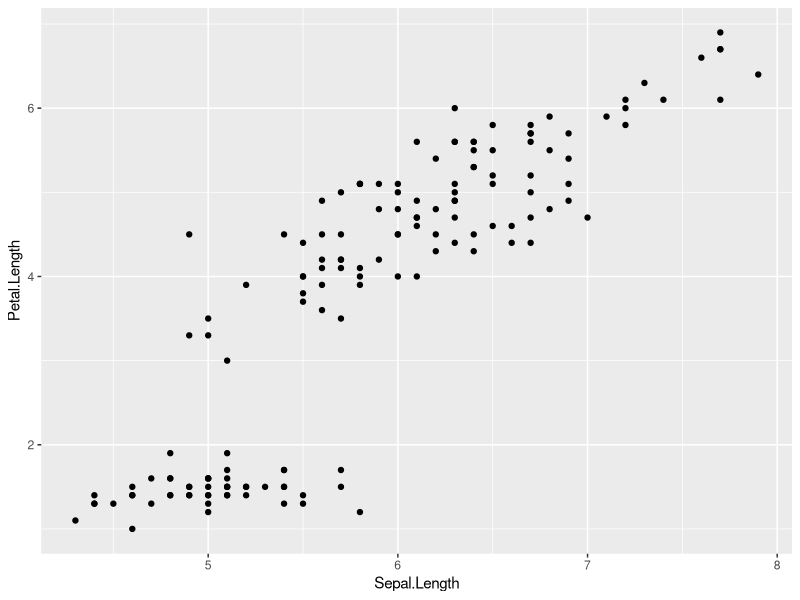
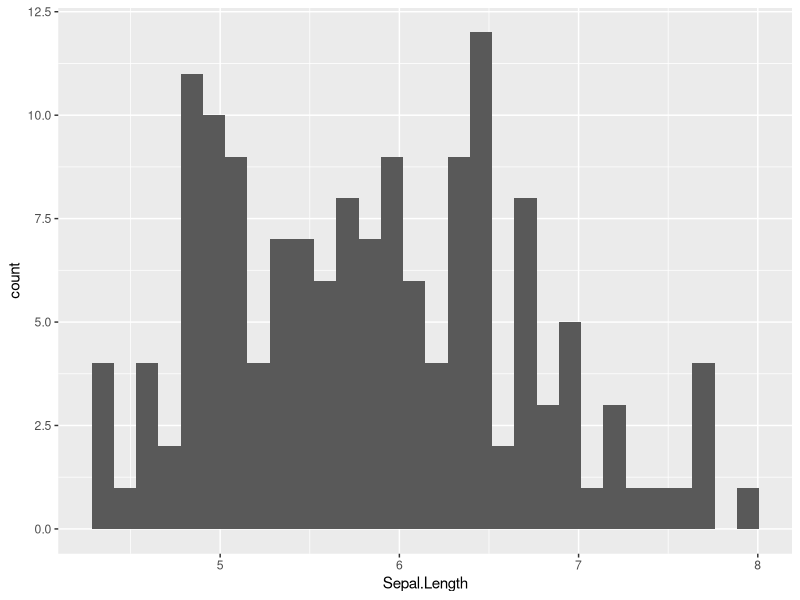
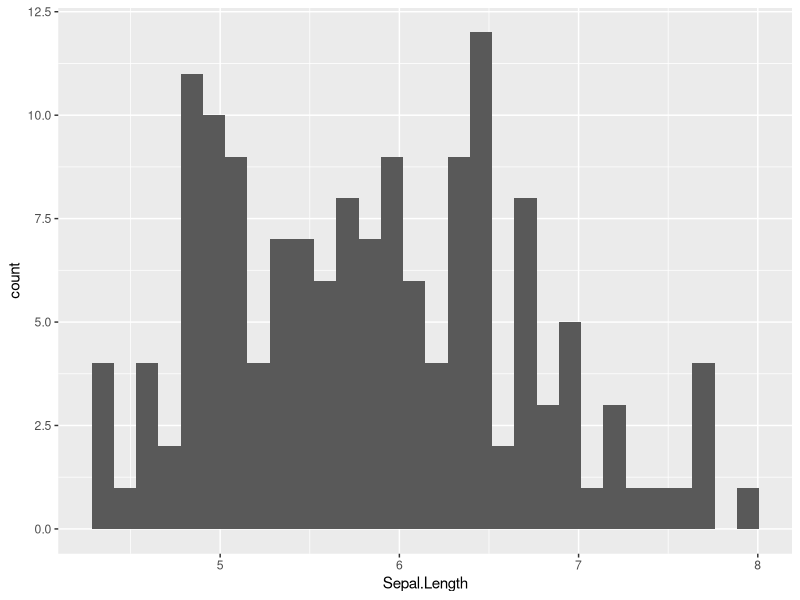
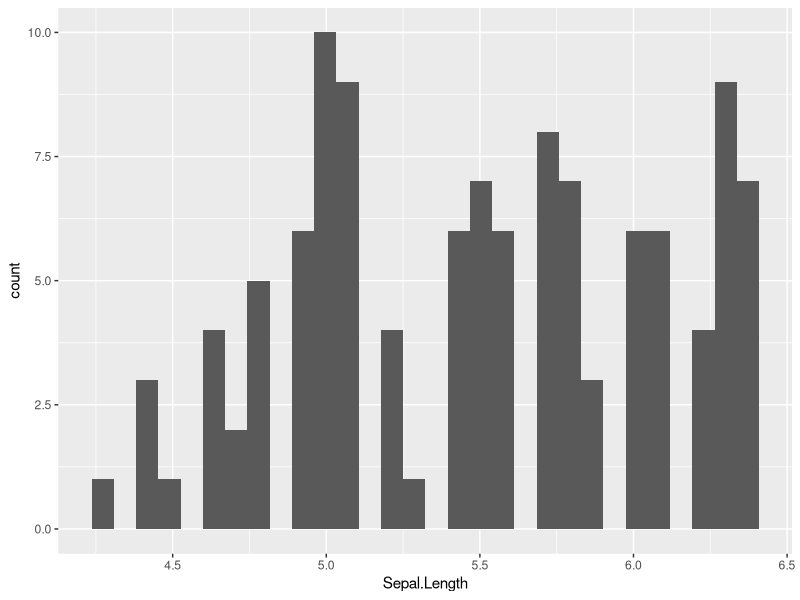
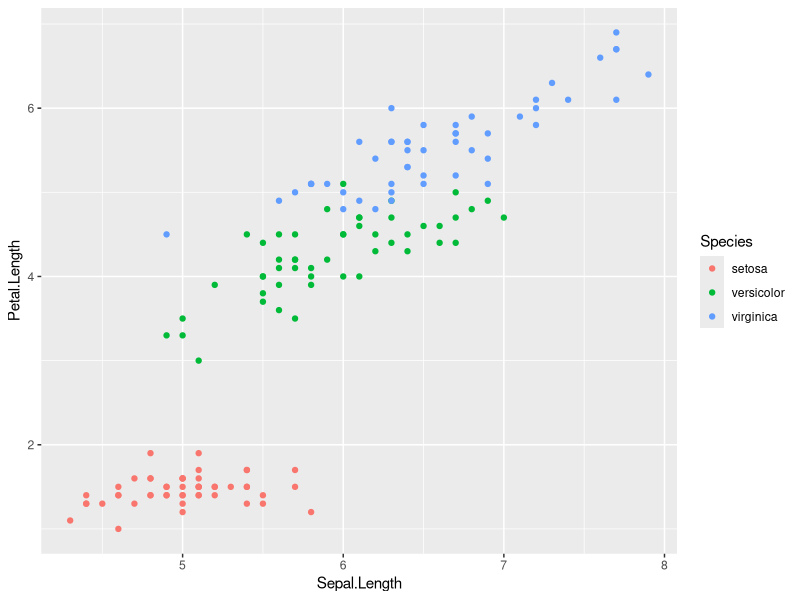
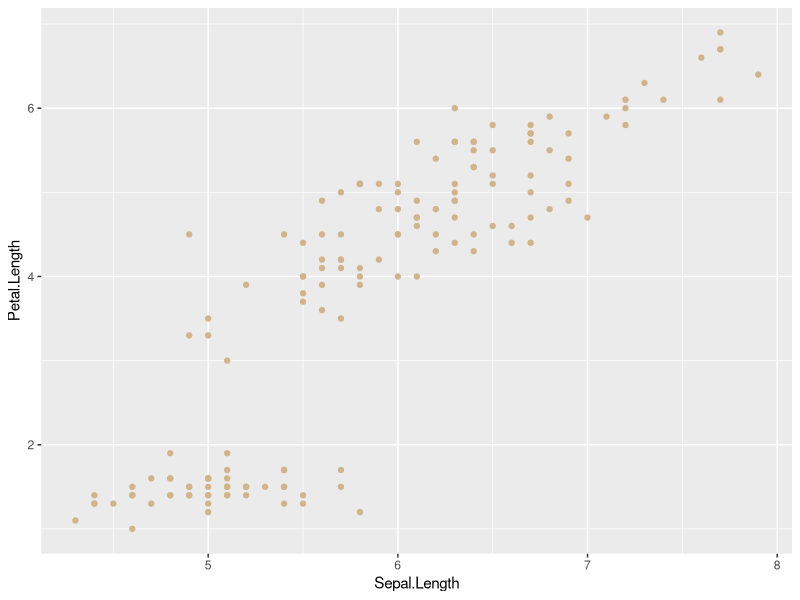
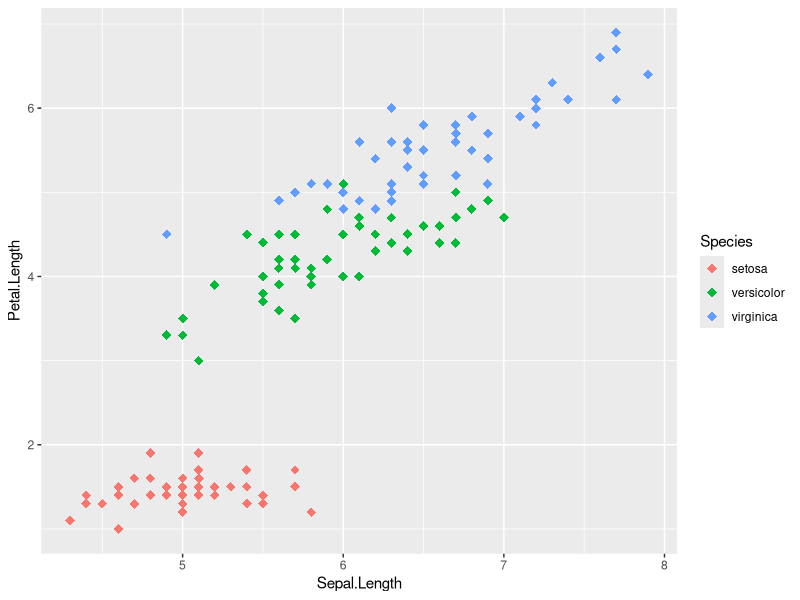
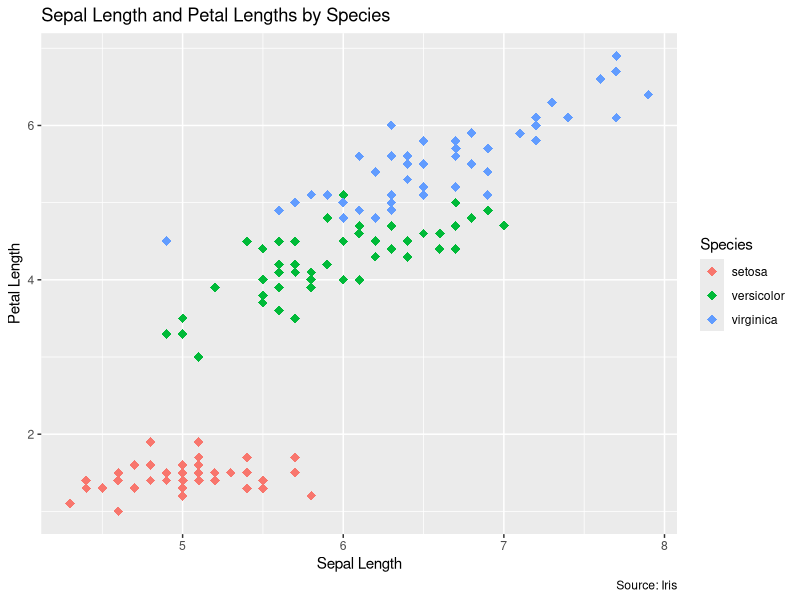

Reproduce these figures in R, in order.
## ---- chunk 1
knitr::opts_chunk$set(tidy.opts=list(width.cutoff=80), tidy=TRUE)
library(dplyr)
library(ggplot2)
library(tidyverse)
## ---- chunk 2
ggplot(data = iris, aes(Sepal.Length, y = Petal.Length)) +
  geom_point()
## ---- chunk 3
ggplot(data = iris, aes(x = Sepal.Length)) +
  geom_histogram()
## ---- chunk 4
iris |> 
  ggplot(aes(Sepal.Length)) +
  geom_histogram()
## ---- chunk 5
iris |> 
  filter(Sepal.Length < 6.5) |> 
    ggplot(aes(Sepal.Length)) +
    geom_histogram()
## ---- chunk 6
p <- iris |> 
  ggplot(aes(Sepal.Length, Petal.Length))
p +
  geom_point(aes(color = Species))
## ---- chunk 7
p + 
  geom_point(color = "tan")
## ---- chunk 8
p + 
  geom_point(aes(colour = Species), shape = 18, size = 3)
## ---- chunk 9
p <- p + 
  geom_point(aes(colour = Species), shape = 18, size = 3)

p + 
  labs(title = "Sepal Length and Petal Lengths by Species",
       x = "Sepal Length",
       y = "Petal Length",
       caption = "Source: Iris")
## ---- chunk 10
p <- p + 
  labs(title = "Sepal Length and Petal Lengths by Species",
       x = "Sepal Length",
       y = "Petal Length",
       caption = "Source: Iris")

p <- p +
  scale_color_discrete(labels = c("Setosa", "Versicolor", "Virginica"))

p
## ---- chunk 11
p + theme_bw()
p + theme_classic()
p + theme_light()
## ---- chunk 12
p + 
  theme(plot.title = element_text(size = 15))
## ---- chunk 13
p + theme(axis.title.x = element_text(size = 20))
## ---- chunk 14
p + theme(axis.title.y = element_text(size = 20))
## ---- chunk 15
p + theme(axis.title = element_text(size = 20))
## ---- chunk 16
p + theme(legend.title = element_text(size = 20))
## ---- chunk 17
p + theme(legend.text = element_text(size = 20))
## ---- chunk 18
p + theme(plot.title = element_text(colour = "red"))
## ---- chunk 19
p + theme(plot.title = element_text(family = "poppins"))
## ---- chunk 20
iris |> 
  ggplot(aes(Species, Petal.Length)) +
  geom_violin() 
## ---- chunk 21
iris |> 
  ggplot(aes(Species, Petal.Length)) +
  geom_boxplot() 
## ---- chunk 22
iris |> 
  ggplot(aes(Species, Petal.Length)) +
  geom_violin() +
  geom_boxplot()
## ---- chunk 23
p <- iris |> 
  ggplot(aes(Species, Petal.Length))

p + 
  geom_violin(alpha = 0.5) +
  geom_boxplot(width = 0.1)
## ---- chunk 24
p + 
  geom_boxplot(width = 0.1) +
  geom_violin(alpha = 0.5)
## ---- chunk 25
iris |> 
  ggplot(aes(Species, Petal.Length)) + 
  geom_violin(aes(color = Species),alpha = 0.5) +
  geom_boxplot(width = 0.1) +
  labs(title = "Distribution of Petal Lengths by Species",
       x = "",
       y = "Petal Length") +
  theme(axis.text.x = element_blank(),
        axis.ticks.x = element_blank()) +
  scale_color_discrete(labels = c("Setosa", "Versicolor", "Virginica"))
